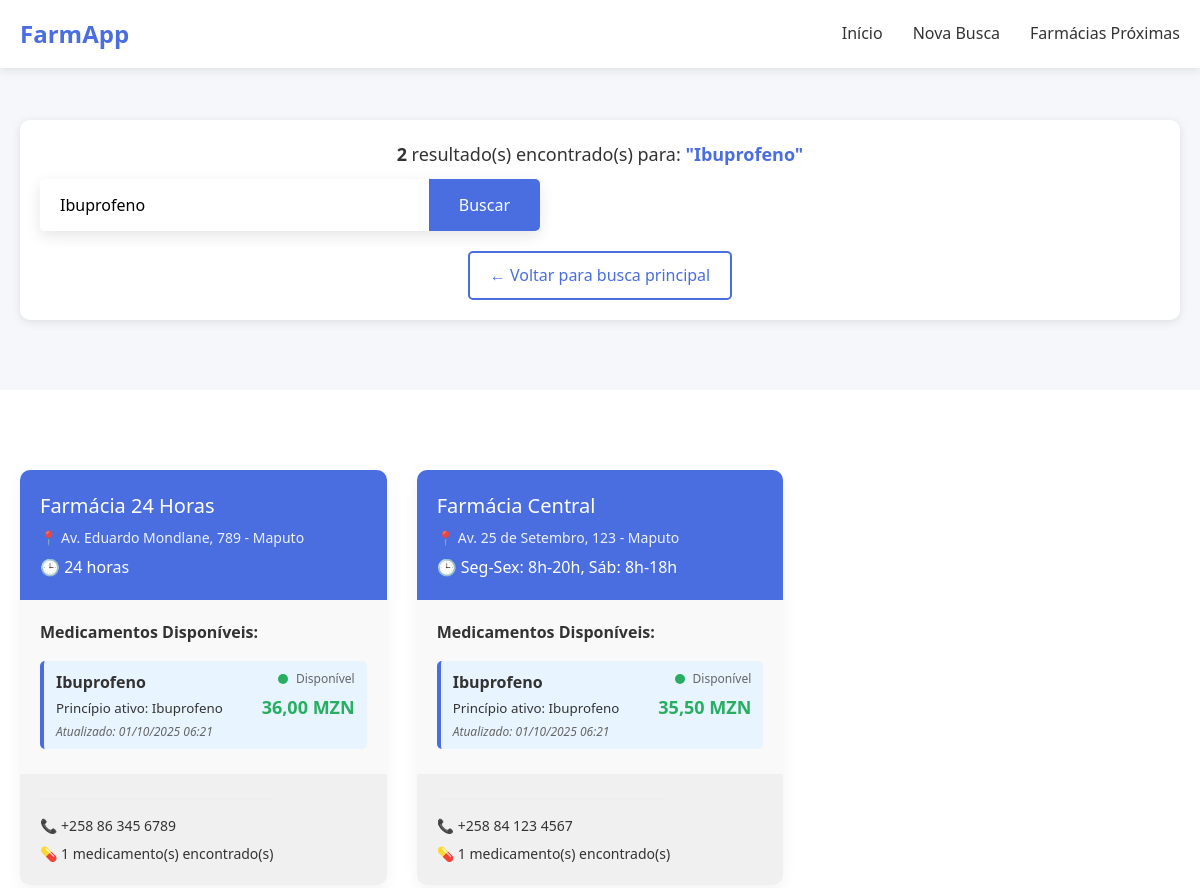
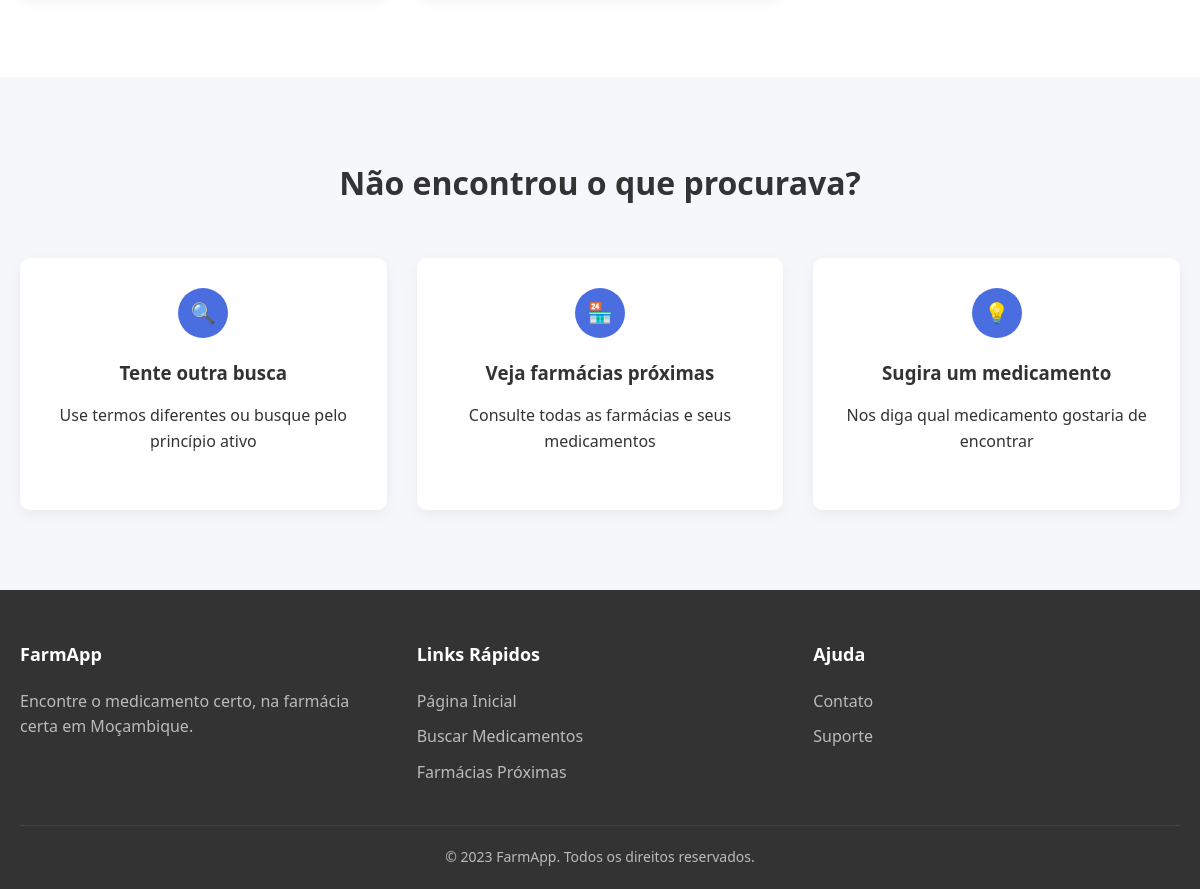
Screenshot of /publico/buscar-medicamentos.php?medicamento=Ibuprofeno with the database file from the repository (2 pictures, top to bottom).
### tables this page shows
CREATE TABLE IF NOT EXISTS estoque_farmacia (
    id INT AUTO_INCREMENT PRIMARY KEY,
    farmacia_id INT,
    medicamento_id INT,
    quantidade INT DEFAULT 0,
    preco DECIMAL(10, 2),
    ultima_atualizacao TIMESTAMP DEFAULT CURRENT_TIMESTAMP ON UPDATE CURRENT_TIMESTAMP,
    FOREIGN KEY (farmacia_id) REFERENCES farmacias(id) ON DELETE CASCADE,
    FOREIGN KEY (medicamento_id) REFERENCES medicamentos(id) ON DELETE CASCADE,
    UNIQUE KEY unique_estoque (farmacia_id, medicamento_id)
);

CREATE TABLE IF NOT EXISTS farmacias (
    id INT AUTO_INCREMENT PRIMARY KEY,
    nome VARCHAR(255) NOT NULL,
    endereco TEXT NOT NULL,
    latitude DECIMAL(10, 8),
    longitude DECIMAL(11, 8),
    telefone VARCHAR(20),
    email VARCHAR(255) UNIQUE NOT NULL,
    senha VARCHAR(255) NOT NULL,
    horario_funcionamento TEXT,
    aberta_24h BOOLEAN DEFAULT FALSE,
    ativo BOOLEAN DEFAULT TRUE,
    data_cadastro TIMESTAMP DEFAULT CURRENT_TIMESTAMP
);

CREATE TABLE IF NOT EXISTS medicamentos (
    id INT AUTO_INCREMENT PRIMARY KEY,
    nome VARCHAR(255) NOT NULL,
    principio_ativo VARCHAR(255),
    categoria VARCHAR(100),
    receita_obrigatoria BOOLEAN DEFAULT FALSE
);

### publico/buscar-medicamentos.php (the view, shortened to what this page needs)
<?php
$medicamento_busca = isset($_GET['medicamento']) ? trim($_GET['medicamento']) : '';
$resultados = [];
$total_resultados = 0;
$mensagem = '';
if (!empty($medicamento_busca)) {
    $database = new Database();
    $db = $database->getConnection();
    $query = "SELECT
                m.id as medicamento_id,
                m.nome as medicamento_nome,
                m.principio_ativo,
                m.categoria,
                f.id as farmacia_id,
                f.nome as farmacia_nome,
                f.endereco as farmacia_endereco,
                f.telefone as farmacia_telefone,
                f.horario_funcionamento,
                f.aberta_24h,
                e.quantidade,
                e.preco,
                e.ultima_atualizacao
              FROM medicamentos m
              JOIN estoque_farmacia e ON m.id = e.medicamento_id
              JOIN farmacias f ON e.farmacia_id = f.id
              WHERE (m.nome LIKE :medicamento OR m.principio_ativo LIKE :medicamento)
                AND e.quantidade > 0
                AND f.ativo = 1
              ORDER BY f.nome, e.quantidade DESC";
    $stmt = $db->prepare($query);
    $termo_busca = '%' . $medicamento_busca . '%';
    $stmt->bindParam(':medicamento', $termo_busca);
    $stmt->execute();
    $resultados = $stmt->fetchAll(PDO::FETCH_ASSOC);
    $total_resultados = count($resultados);
    $farmacias_agrupadas = [];
    foreach ($resultados as $resultado) {
        $farmacia_id = $resultado['farmacia_id'];
        if (!isset($farmacias_agrupadas[$farmacia_id])) {
            $farmacias_agrupadas[$farmacia_id] = [
                'farmacia_id' => $resultado['farmacia_id'],
                'farmacia_nome' => $resultado['farmacia_nome'],
                'farmacia_endereco' => $resultado['farmacia_endereco'],
                'farmacia_telefone' => $resultado['farmacia_telefone'],
                'horario_funcionamento' => $resultado['horario_funcionamento'],
                'aberta_24h' => $resultado['aberta_24h'],
                'medicamentos' => []
            ];
        }
        $farmacias_agrupadas[$farmacia_id]['medicamentos'][] = [
            'medicamento_id' => $resultado['medicamento_id'],
            'medicamento_nome' => $resultado['medicamento_nome'],
            'principio_ativo' => $resultado['principio_ativo'],
            'categoria' => $resultado['categoria'],
            'quantidade' => $resultado['quantidade'],
            'preco' => $resultado['preco'],
            'ultima_atualizacao' => $resultado['ultima_atualizacao']
        ];
    }
    $resultados = array_values($farmacias_agrupadas);
} else {
    header('Location: index.html');
    exit;
}
?>
<!DOCTYPE html>
<html lang="pt">
<head>
    <link rel="stylesheet" href="css/style.css">
</head>
<body>
    <header>
        <div class="container">
            <nav class="navbar">
                <div class="logo">
                    <a href="../index.html">FarmApp</a>
                </div>
                <ul class="nav-links">
                    <li><a href="../index.html">Início</a></li>
                    <li><a href="index.html">Nova Busca</a></li>
                    <li><a href="farmacias-proximas.php">Farmácias Próximas</a></li>
                </ul>
            </nav>
        </div>
    </header>
    <section class="search-section" style="padding: 120px 0 40px; background: #f5f7fa;">
        <div class="container">
            <div class="search-info">
                <div class="results-count">
                    <?php if ($total_resultados > 0): ?>
                        <strong><?php echo $total_resultados; ?></strong> resultado(s) encontrado(s) para:
                        <span class="search-term">"<?php echo htmlspecialchars($medicamento_busca); ?>"</span>
                    <?php else: ?>
                        Nenhum resultado para: <span class="search-term">"<?php echo htmlspecialchars($medicamento_busca); ?>"</span>
                    <?php endif; ?>
                </div>
                <form class="search-box" method="GET" action="buscar-medicamentos.php" style="max-width: 500px; margin: 0;">
                    <input type="text" name="medicamento" value="<?php echo htmlspecialchars($medicamento_busca); ?>" placeholder="Buscar outro medicamento..." required>
                    <button type="submit" class="btn">Buscar</button>
                </form>
                <div class="new-search">
                    <a href="index.html" class="btn btn-outline">← Voltar para busca principal</a>
                </div>
            </div>
        </div>
    </section>
    <section class="results-section">
        <div class="container">
            <?php if (!empty($mensagem)): ?>
                <div class="no-results">
                    <h3>😔 Nenhum resultado encontrado</h3>
                    <p><?php echo $mensagem; ?></p>
                    <div class="suggestions">
                        <h4>Sugestões:</h4>
                        <ul>
                            <li>Verifique a ortografia do medicamento</li>
                            <li>Tente buscar pelo princípio ativo</li>
                            <li>Use termos mais genéricos como "analgésico" ou "antibiótico"</li>
                            <li>Consulte <a href="farmacias-proximas.php">farmácias próximas</a> para ver todos os medicamentos disponíveis</li>
                        </ul>
                    </div>
                </div>
            <?php elseif ($total_resultados > 0): ?>
                <div class="results-grid">
                    <?php foreach ($resultados as $farmacia): ?>
                        <div class="pharmacy-card">
                            <div class="pharmacy-header">
                                <div class="pharmacy-name"><?php echo htmlspecialchars($farmacia['farmacia_nome']); ?></div>
                                <div class="pharmacy-address">📍 <?php echo htmlspecialchars($farmacia['farmacia_endereco']); ?></div>
                                <?php if ($farmacia['aberta_24h']): ?>
                                    <div class="pharmacy-status" style="color: #27ae60; margin-top: 5px;">🕒 Aberta 24 horas</div>
                                <?php else: ?>
                                    <div class="pharmacy-status" style="margin-top: 5px;">🕒 <?php echo htmlspecialchars($farmacia['horario_funcionamento']); ?></div>
                                <?php endif; ?>
                            </div>
                            <div class="pharmacy-body">
                                <h4 style="margin-bottom: 15px; color: #333;">Medicamentos Disponíveis:</h4>
                                <?php foreach ($farmacia['medicamentos'] as $medicamento): ?>
                                    <div class="medicine-match">
                                        <div style="display: flex; justify-content: between; align-items: center;">
                                            <div style="flex: 1;">
                                                <strong><?php echo htmlspecialchars($medicamento['medicamento_nome']); ?></strong>
                                                <?php if (!empty($medicamento['principio_ativo'])): ?>
                                                    <br><small>Princípio ativo: <?php echo htmlspecialchars($medicamento['principio_ativo']); ?></small>
                                                <?php endif; ?>
                                            </div>
                                            <div style="text-align: right;">
                                                <div style="display: flex; align-items: center; justify-content: flex-end; margin-bottom: 5px;">
                                                    <?php
                                                    $stock_class = 'stock-high';
                                                    $stock_text = 'Disponível';
                                                    ?>
                                                    <span class="stock-indicator <?php echo $stock_class; ?>"></span>
                                                    <span style="font-size: 12px; color: #666;"><?php echo $stock_text; ?></span>
                                                </div>
                                                <div style="font-weight: bold; color: #27ae60; font-size: 18px;">
                                                    <?php echo number_format($medicamento['preco'], 2, ',', '.'); ?> MZN
                                                </div>
                                            </div>
                                        </div>
                                        <div class="last-update">
                                            Atualizado: <?php echo date('d/m/Y H:i', strtotime($medicamento['ultima_atualizacao'])); ?>
                                        </div>
                                    </div>
                                <?php endforeach; ?>
                            </div>
                            <div class="pharmacy-footer">
                                <div class="contact-info">
                                    <p>📞 <?php echo htmlspecialchars($farmacia['farmacia_telefone']); ?></p>
                                    <p>💊 <?php echo count($farmacia['medicamentos']); ?> medicamento(s) encontrado(s)</p>
                                </div>
                            </div>
                        </div>
                    <?php endforeach; ?>
                </div>
            <?php endif; ?>
        </div>
    </section>
    <section class="how-it-works" style="background: #f5f7fa;">
        <div class="container">
            <h2>Não encontrou o que procurava?</h2>
            <div class="steps">
                <div class="step">
                    <div class="step-number">🔍</div>
                    <h3>Tente outra busca</h3>
                    <p>Use termos diferentes ou busque pelo princípio ativo</p>
                    <a href="index.html" class="btn-small">Nova Busca</a>
                </div>
                <div class="step">
                    <div class="step-number">🏪</div>
                    <h3>Veja farmácias próximas</h3>
                    <p>Consulte todas as farmácias e seus medicamentos</p>
                    <a href="farmacias-proximas.php" class="btn-small">Farmácias Próximas</a>
                </div>
                <div class="step">
                    <div class="step-number">💡</div>
                    <h3>Sugira um medicamento</h3>
                    <p>Nos diga qual medicamento gostaria de encontrar</p>
                    <a href="mailto:contato@farmapp.co.mz" class="btn-small">Sugerir</a>
                </div>
            </div>
        </div>
    </section>
    <footer>
        <div class="container">
            <div class="footer-content">
                <div class="footer-section">
                    <h3>FarmApp</h3>
                    <p>Encontre o medicamento certo, na farmácia certa em Moçambique.</p>
                </div>
                <div class="footer-section">
                    <h3>Links Rápidos</h3>
                    <a href="../index.html">Página Inicial</a>
                    <a href="index.html">Buscar Medicamentos</a>
                    <a href="farmacias-proximas.php">Farmácias Próximas</a>
                </div>
                <div class="footer-section">
                    <h3>Ajuda</h3>
                    <a href="mailto:contato@farmapp.co.mz">Contato</a>
                    <a href="mailto:suporte@farmapp.co.mz">Suporte</a>
                </div>
            </div>
            <div class="copyright">
                &copy; 2023 FarmApp. Todos os direitos reservados.
            </div>
        </div>
    </footer>
</body>
</html>

### rows the page displays
estoque_farmacia: farmacia.nome "Farmácia 24 Horas", farmacia.endereco "Av. Eduardo Mondlane, 789 - Maputo", farmacia.horario_funcionamento "24 horas", medicamento.nome "Ibuprofeno", medicamento.principio_ativo "Ibuprofeno", stock_text "Disponível", preco "36,00", ultima_atualizacao "01/10/2025 06:21", farmacia.telefone "+258 86 345 6789", count($farmacia['medicamentos']) "1"
estoque_farmacia: farmacia.nome "Farmácia Central", farmacia.endereco "Av. 25 de Setembro, 123 - Maputo", farmacia.horario_funcionamento "Seg-Sex: 8h-20h, Sáb: 8h-18h", medicamento.nome "Ibuprofeno", medicamento.principio_ativo "Ibuprofeno", stock_text "Disponível", preco "35,50", ultima_atualizacao "01/10/2025 06:21", farmacia.telefone "+258 84 123 4567", count($farmacia['medicamentos']) "1"

### other values shown
$total_resultados "2"
$medicamento_busca "Ibuprofeno"
